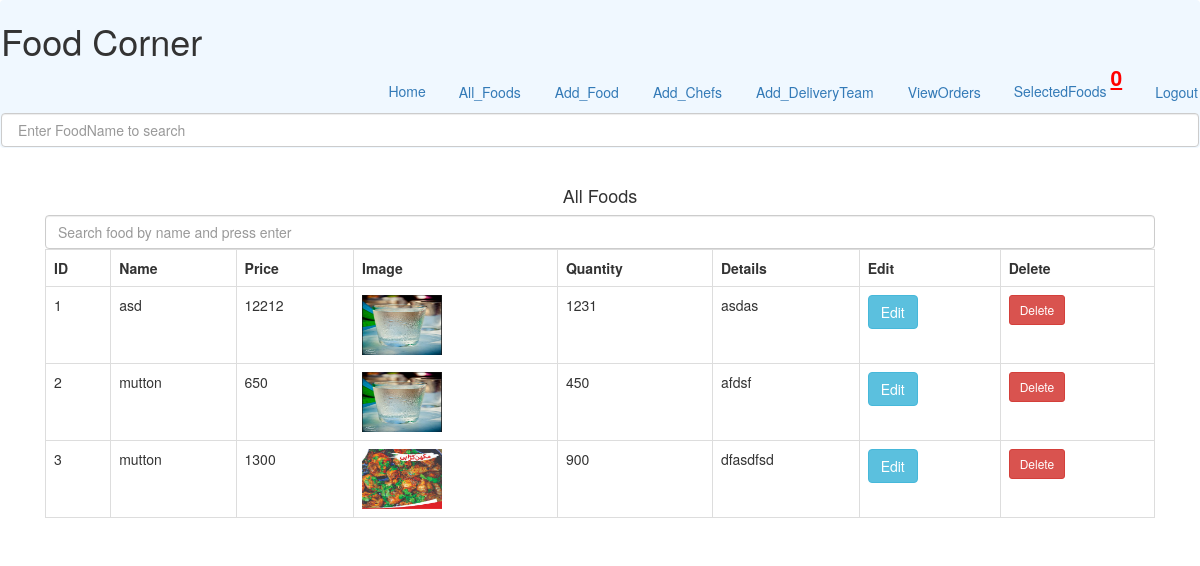
The page /all_foods.php (signed in) on the database its author committed.
### tables this page shows
CREATE TABLE `foods` (
  `FID` int(11) NOT NULL,
  `FName` varchar(80) NOT NULL,
  `Price` int(8) NOT NULL,
  `Quantity` int(8) NOT NULL,
  `Picture` varchar(100) NOT NULL,
  `Details` varchar(150) NOT NULL
);

### all_foods.php (the view, shortened to what this page needs)
<?php include_once "connect.php";
include_once"header.php";
$user_role = $_SESSION['type'];
?>
<?php if($user_role == 'admin'){ ?>
<?php include_once "nav_admin.php"; ?>
<div class="section contact" id="contact" style="margin-top: 2em !important">
<div class="container">
<h4 class="rad-txt text-center">
<span class="abtxt1">All</span>
<span class="abtext">Foods</span>
</h4>
<div class="contact-form">
<div class="col-md-12">
<form method="post">
    <input type="search" name="search"  class="form-control" placeholder="Search food by name and press enter">
</form>
<?php if(!isset($_POST['search'])){
 ?>
<table class="w3-table-all table table-bordered">
<tr class="w3-red">
<th>ID</th>
<th>Name</th>
<th>Price</th>
<th>Image</th>
<th>Quantity</th>
<th>Details</th>
<th>Edit</th>
<th>Delete</th>
</tr>
<?php
$foods = "SELECT * FROM foods ORDER BY FID DESC  ";
$result = mysqli_query($db,$foods);
$num = mysqli_num_rows($result);
if($num == 0){
echo "<tr><td>Nothing</td></tr>";
}else{
$counter = 0;
while($row =mysqli_fetch_assoc($result)){
$id = $row['FID'];
$name = $row['FName'];
$price = $row['Price'];
$image = $row['Picture'];
$details= $row['Details'];
$quantity= $row['Quantity'];
$counter++;
?>
<tr>
<td><?php echo $counter ?></td>
<td><?php echo $name ?></td>
<td><?php echo $price ?></td>
<td><img src="img/<?php echo $image ?>" style="width: 80px;height: 60px"></td>
<td><?php echo $quantity?></td>
<td><?php echo $details?></td>
<td><a class='btn btn-info' href="all_foods.php?edit=<?php echo $id ?>">Edit</a></td>
<td><a class="btn btn-danger btn-sm" href="all_foods.php?delete=<?php echo $id ?>">Delete</a></td>
</tr>
<?php
}
}
?>
</table>
<?php } ?>
</div>
<div class="clearfix"></div>
</div>
</div>
</div>
<?php include_once "footer.php"; ?>
<?php }else{ header("Location: logout.php"); } ?>

### rows shown on the page
foods: FName "asd", Price "12212", Picture (picture), Quantity "1231", Details "asdas"
foods: FName "mutton", Price "650", Picture (picture), Quantity "450", Details "afdsf"
foods: FName "mutton", Price "1300", Picture (picture), Quantity "900", Details "dfasdfsd"

### other values the page prints
$items "0"
